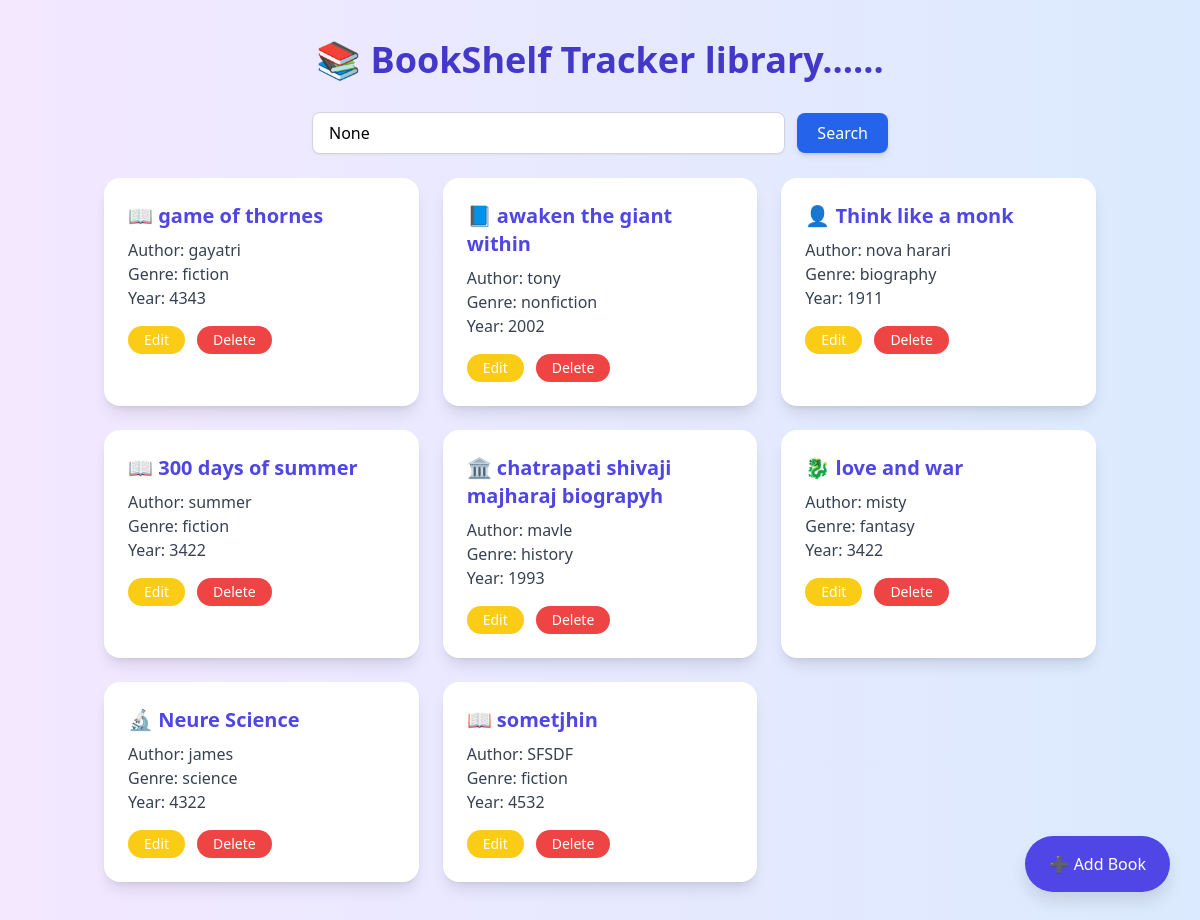
Before: / with the older database file.
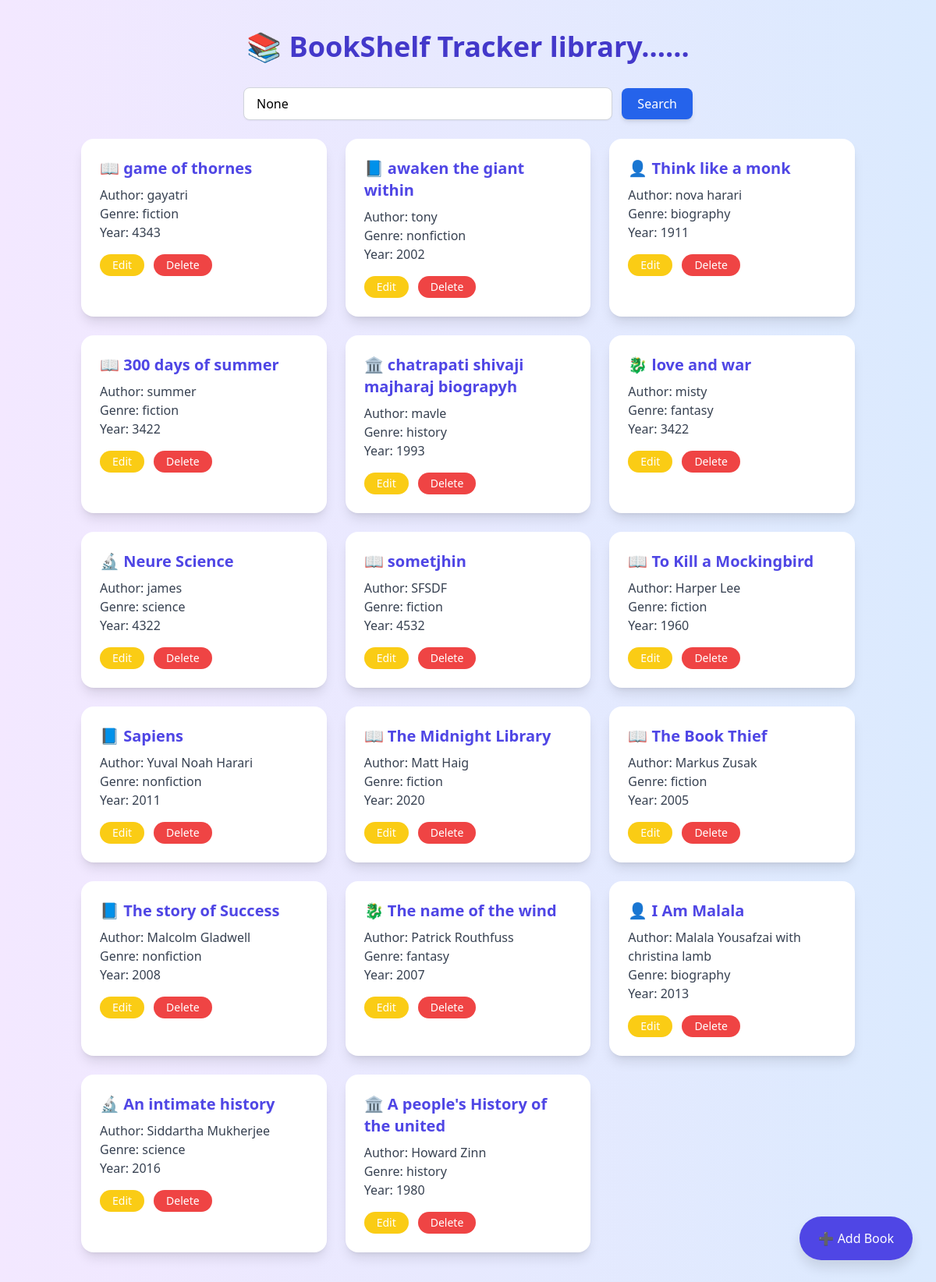
After: the same page with the newer database file.
### books/models.py (models this page shows, shortened)
class Book(models.Model):
    GENRE_CHOICES = [
        ('fiction', 'Fiction'),
        ('nonfiction', 'Non-Fiction'),
        ('fantasy', 'Fantasy'),
        ('biography', 'Biography'),
        ('science', 'Science'),
        ('history', 'History'),
    ]
    title = models.CharField(max_length=100)
    author = models.CharField(max_length=100)
    year = models.PositiveIntegerField()
    genre = models.CharField(max_length=50, choices=GENRE_CHOICES)

### books/views.py (the view)
# urls.py: path('', views.book_list, name='book_list'),
def book_list(request):
    query = request.GET.get('q')  # Get search query from URL parameters
    if query:
        books = Book.objects.filter(title__icontains=query)
    else:
        books = Book.objects.all()
    return render(request, 'books/book_list.html', {'books': books, 'query': query})

### books/templates/books/book_list.html (shortened to what this page needs)
<!DOCTYPE html>
<html lang="en">
<head>
    <script src="https://cdn.tailwindcss.com"></script>
</head>
<body class="bg-gradient-to-r from-purple-100 to-blue-100 min-h-screen font-sans fade-in">
    <div class="container mx-auto px-4 py-10">
        <h1 class="text-4xl font-bold text-center text-indigo-700 mb-8">📚 BookShelf Tracker library......</h1>
<div class="flex justify-center mt-6">
  <form method="get" action="{% url 'book_list' %}" class="flex flex-col sm:flex-row items-center gap-3 w-full max-w-xl">
    <input
      type="text"
      name="q"
      value="{{ query }}"
      placeholder="Search books by title..."
      class="w-full px-4 py-2 border border-gray-300 rounded-lg focus:outline-none focus:ring-2 focus:ring-blue-400 shadow-sm transition"
    />
    <button
      type="submit"
      class="bg-blue-600 text-white px-5 py-2 rounded-lg hover:bg-blue-700 transition font-medium shadow-md"
    >
      Search
    </button>
  </form>
</div>
<br />
        <div class="grid grid-cols-1 md:grid-cols-2 lg:grid-cols-3 gap-6">
            {% for book in books %}
                <div class="bg-white rounded-2xl shadow-lg p-6 hover:shadow-xl transition-shadow duration-300">
                    <h2 class="text-xl font-semibold text-indigo-600 mb-2">
    {% if book.genre == 'fiction' %}📖
    {% elif book.genre == 'nonfiction' %}📘
    {% elif book.genre == 'fantasy' %}🐉
    {% elif book.genre == 'biography' %}👤
    {% elif book.genre == 'science' %}🔬
    {% elif book.genre == 'history' %}🏛️
    {% else %}📚
    {% endif %}
    {{ book.title }}
</h2>
                    <p class="text-gray-700">Author: <span class="font-medium">{{ book.author }}</span></p>
                    <p class="text-gray-700">Genre: <span class="font-medium">{{ book.genre }}</span></p>
                    <p class="text-gray-700">Year: <span class="font-medium">{{ book.year }}</span></p>
                    <div class="mt-4 flex space-x-3">
                        <a href="{% url 'book_update' book.pk %}" class="bg-yellow-400 text-white px-4 py-1 rounded-full text-sm hover:bg-yellow-500">Edit</a>
                        <a href="{% url 'book_delete' book.pk %}" class="bg-red-500 text-white px-4 py-1 rounded-full text-sm hover:bg-red-600">Delete</a>
                    </div>
                </div>
            {% empty %}
                <p class="text-center text-gray-600 col-span-full">No books in your shelf yet 📭</p>
            {% endfor %}
        </div>
    </div>
    <a href="{% url 'book_create' %}" class="float-button">➕ Add Book</a>
</body>
</html>

### books/templates/books/book_list.html (style rules this page uses)
.fade-in { animation: fadeIn 1.2s ease-in; }
.float-button { position: fixed; bottom: 30px; right: 30px; background-color: #4f46e5; color: white; padding: 1rem 1.5rem; border-radius: 9999px; box-shadow: 0 10px 15px rgba(0, 0, 0, 0.1); transition: transform 0.3s ease; }

Changed rows visible on the page:
added Book: title "To Kill a Mockingbird", author "Harper Lee", genre "fiction", year "1960"
added Book: title "Sapiens", author "Yuval Noah Harari", genre "nonfiction", year "2011"
added Book: title "The Midnight Library", author "Matt Haig", genre "fiction", year "2020"
added Book: title "The Book Thief", author "Markus Zusak", genre "fiction", year "2005"
added Book: title "The story of Success", author "Malcolm Gladwell", genre "nonfiction", year "2008"
added Book: title "The name of the wind", author "Patrick Routhfuss", genre "fantasy", year "2007"
added Book: title "I Am Malala", author "Malala Yousafzai with christina lamb", genre "biography", year "2013"
added Book: title "An intimate history", author "Siddartha Mukherjee", genre "science", year "2016"
added Book: title "A people's History of the united", author "Howard Zinn", genre "history", year "1980"
